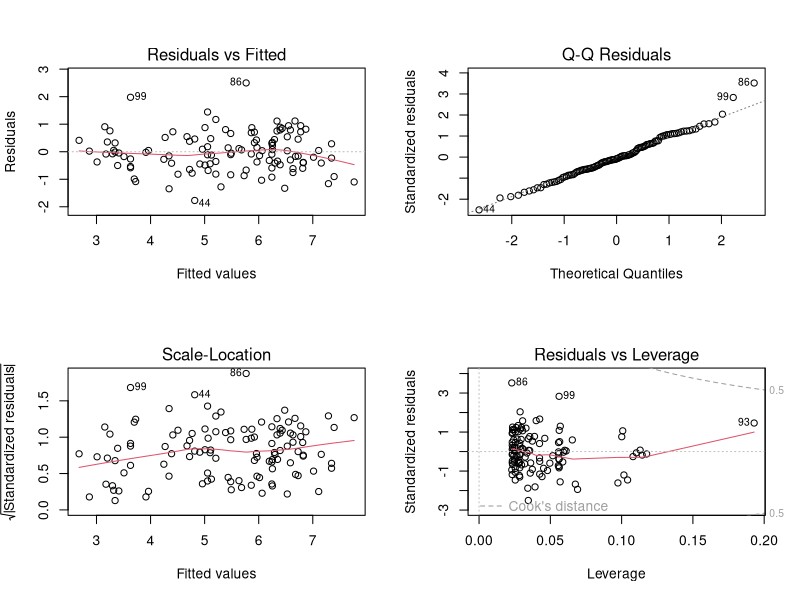

Generate this figure with R:
## ---- chunk 1
knitr::opts_chunk$set(
	echo = TRUE,
	message = FALSE,
	warning = FALSE
)
## ---- chunk 2
#Let's load the data file
data<-read.table("data/06-repeated.txt", header = T)

data$id <- factor(data$id)
data$workout <- factor(data$workout)
data$diet <- factor(data$diet)
data$time <- factor(data$time)
attach(data)
## ---- chunk 3
rm.aov <- aov(pulse ~ diet * workout * time + Error(id) )
## ---- chunk 4
summary(rm.aov)
## ---- chunk 5
library(car)

dataf<-read.table("data/06-ancova.txt", header = TRUE)

dataf$site <- factor(dataf$site, ordered=T)
dataf$microhab <-factor(dataf$microhab, ordered=T)

attach(dataf)
## ---- chunk 6
fecund.lm <- lm(lnfecund ~ size + site * microhab)
fecund.ancova <- Anova(fecund.lm, type = 'III')
summary(fecund.lm)
print(fecund.ancova)
## ---- chunk 7
par(mfrow=c(2,2))
plot(fecund.lm)
par(mfrow=c(1,1))
## ---- chunk 8
sessionInfo()
